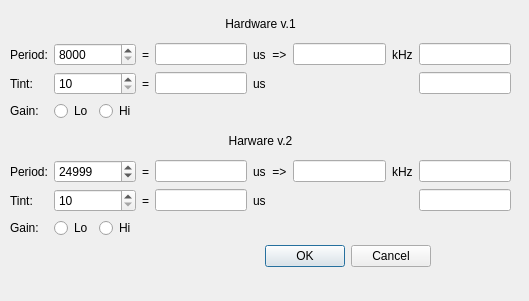
<?xml version="1.0" encoding="UTF-8"?>
<ui version="4.0">
 <class>DialogTriggerSettings</class>
 <widget class="QDialog" name="DialogTriggerSettings">
  <property name="geometry">
   <rect>
    <x>0</x>
    <y>0</y>
    <width>529</width>
    <height>301</height>
   </rect>
  </property>
  <property name="windowTitle">
   <string>Trigger configuration</string>
  </property>
  <widget class="QDialogButtonBox" name="buttonBox">
   <property name="geometry">
    <rect>
     <x>90</x>
     <y>240</y>
     <width>341</width>
     <height>32</height>
    </rect>
   </property>
   <property name="orientation">
    <enum>Qt::Orientation::Horizontal</enum>
   </property>
   <property name="standardButtons">
    <set>QDialogButtonBox::StandardButton::Cancel|QDialogButtonBox::StandardButton::Ok</set>
   </property>
  </widget>
  <widget class="QWidget" name="verticalLayoutWidget">
   <property name="geometry">
    <rect>
     <x>10</x>
     <y>10</y>
     <width>501</width>
     <height>228</height>
    </rect>
   </property>
   <layout class="QVBoxLayout" name="verticalLayout">
    <item>
     <widget class="QLabel" name="label_9">
      <property name="text">
       <string>Hardware v.1</string>
      </property>
      <property name="alignment">
       <set>Qt::AlignmentFlag::AlignCenter</set>
      </property>
     </widget>
    </item>
    <item>
     <layout class="QGridLayout" name="gridLayout">
      <item row="1" column="2">
       <widget class="QLabel" name="label_6">
        <property name="text">
         <string>=</string>
        </property>
       </widget>
      </item>
      <item row="1" column="1">
       <widget class="QSpinBox" name="spinTintTicks">
        <property name="minimum">
         <number>10</number>
        </property>
        <property name="maximum">
         <number>65535</number>
        </property>
       </widget>
      </item>
      <item row="2" column="1">
       <layout class="QHBoxLayout" name="horizontalLayout">
        <item>
         <widget class="QRadioButton" name="radioLow">
          <property name="text">
           <string>Lo</string>
          </property>
          <attribute name="buttonGroup">
           <string notr="true">buttonGroup_2</string>
          </attribute>
         </widget>
        </item>
        <item>
         <widget class="QRadioButton" name="radioHigh">
          <property name="text">
           <string>Hi</string>
          </property>
          <attribute name="buttonGroup">
           <string notr="true">buttonGroup_2</string>
          </attribute>
         </widget>
        </item>
       </layout>
      </item>
      <item row="0" column="4">
       <widget class="QLabel" name="label_3">
        <property name="text">
         <string>us  =&gt;</string>
        </property>
       </widget>
      </item>
      <item row="0" column="3">
       <widget class="QLineEdit" name="linePeriodUs">
        <property name="alignment">
         <set>Qt::AlignmentFlag::AlignRight|Qt::AlignmentFlag::AlignTrailing|Qt::AlignmentFlag::AlignVCenter</set>
        </property>
        <property name="readOnly">
         <bool>true</bool>
        </property>
       </widget>
      </item>
      <item row="0" column="5">
       <widget class="QLineEdit" name="lineFreqKhz">
        <property name="alignment">
         <set>Qt::AlignmentFlag::AlignRight|Qt::AlignmentFlag::AlignTrailing|Qt::AlignmentFlag::AlignVCenter</set>
        </property>
        <property name="readOnly">
         <bool>true</bool>
        </property>
       </widget>
      </item>
      <item row="0" column="6">
       <widget class="QLabel" name="label_4">
        <property name="text">
         <string>kHz</string>
        </property>
       </widget>
      </item>
      <item row="0" column="7">
       <widget class="QLineEdit" name="linePeriodOK">
        <property name="alignment">
         <set>Qt::AlignmentFlag::AlignCenter</set>
        </property>
        <property name="readOnly">
         <bool>true</bool>
        </property>
       </widget>
      </item>
      <item row="0" column="1">
       <widget class="QSpinBox" name="spinPeriodTicks">
        <property name="minimum">
         <number>8000</number>
        </property>
        <property name="maximum">
         <number>65535</number>
        </property>
       </widget>
      </item>
      <item row="1" column="7">
       <widget class="QLineEdit" name="lineTintOK">
        <property name="alignment">
         <set>Qt::AlignmentFlag::AlignCenter</set>
        </property>
        <property name="readOnly">
         <bool>true</bool>
        </property>
       </widget>
      </item>
      <item row="1" column="4">
       <widget class="QLabel" name="label_7">
        <property name="text">
         <string>us</string>
        </property>
       </widget>
      </item>
      <item row="1" column="3">
       <widget class="QLineEdit" name="lineTintUs">
        <property name="alignment">
         <set>Qt::AlignmentFlag::AlignRight|Qt::AlignmentFlag::AlignTrailing|Qt::AlignmentFlag::AlignVCenter</set>
        </property>
        <property name="readOnly">
         <bool>true</bool>
        </property>
       </widget>
      </item>
      <item row="0" column="2">
       <widget class="QLabel" name="label_5">
        <property name="text">
         <string>=</string>
        </property>
       </widget>
      </item>
      <item row="2" column="0">
       <widget class="QLabel" name="label_8">
        <property name="text">
         <string>Gain:</string>
        </property>
       </widget>
      </item>
      <item row="1" column="0">
       <widget class="QLabel" name="label_2">
        <property name="text">
         <string>Tint:</string>
        </property>
       </widget>
      </item>
      <item row="0" column="0">
       <widget class="QLabel" name="label">
        <property name="text">
         <string>Period:</string>
        </property>
       </widget>
      </item>
     </layout>
    </item>
    <item>
     <widget class="QLabel" name="label_10">
      <property name="text">
       <string>Harware v.2</string>
      </property>
      <property name="alignment">
       <set>Qt::AlignmentFlag::AlignCenter</set>
      </property>
     </widget>
    </item>
    <item>
     <layout class="QGridLayout" name="gridLayout_3">
      <item row="1" column="2">
       <widget class="QLabel" name="label_12">
        <property name="text">
         <string>=</string>
        </property>
       </widget>
      </item>
      <item row="0" column="0">
       <widget class="QLabel" name="label_13">
        <property name="text">
         <string>Period:</string>
        </property>
       </widget>
      </item>
      <item row="1" column="7">
       <widget class="QLineEdit" name="lineTintOK_v2">
        <property name="alignment">
         <set>Qt::AlignmentFlag::AlignCenter</set>
        </property>
        <property name="readOnly">
         <bool>true</bool>
        </property>
       </widget>
      </item>
      <item row="0" column="7">
       <widget class="QLineEdit" name="linePeriodOK_v2">
        <property name="alignment">
         <set>Qt::AlignmentFlag::AlignCenter</set>
        </property>
        <property name="readOnly">
         <bool>true</bool>
        </property>
       </widget>
      </item>
      <item row="0" column="5">
       <widget class="QLineEdit" name="lineFreqKhz_v2">
        <property name="alignment">
         <set>Qt::AlignmentFlag::AlignRight|Qt::AlignmentFlag::AlignTrailing|Qt::AlignmentFlag::AlignVCenter</set>
        </property>
        <property name="readOnly">
         <bool>true</bool>
        </property>
       </widget>
      </item>
      <item row="0" column="6">
       <widget class="QLabel" name="label_14">
        <property name="text">
         <string>kHz</string>
        </property>
       </widget>
      </item>
      <item row="0" column="3">
       <widget class="QLineEdit" name="linePeriodUs_v2">
        <property name="alignment">
         <set>Qt::AlignmentFlag::AlignRight|Qt::AlignmentFlag::AlignTrailing|Qt::AlignmentFlag::AlignVCenter</set>
        </property>
        <property name="readOnly">
         <bool>true</bool>
        </property>
       </widget>
      </item>
      <item row="1" column="3">
       <widget class="QLineEdit" name="lineTintUs_v2">
        <property name="alignment">
         <set>Qt::AlignmentFlag::AlignRight|Qt::AlignmentFlag::AlignTrailing|Qt::AlignmentFlag::AlignVCenter</set>
        </property>
        <property name="readOnly">
         <bool>true</bool>
        </property>
       </widget>
      </item>
      <item row="1" column="4">
       <widget class="QLabel" name="label_16">
        <property name="text">
         <string>us</string>
        </property>
       </widget>
      </item>
      <item row="0" column="4">
       <widget class="QLabel" name="label_17">
        <property name="text">
         <string>us  =&gt;</string>
        </property>
       </widget>
      </item>
      <item row="0" column="2">
       <widget class="QLabel" name="label_18">
        <property name="text">
         <string>=</string>
        </property>
       </widget>
      </item>
      <item row="0" column="1">
       <widget class="QSpinBox" name="spinPeriodTicks_v2">
        <property name="minimum">
         <number>2000</number>
        </property>
        <property name="maximum">
         <number>999999999</number>
        </property>
        <property name="value">
         <number>24999</number>
        </property>
       </widget>
      </item>
      <item row="2" column="0">
       <widget class="QLabel" name="label_19">
        <property name="text">
         <string>Gain:</string>
        </property>
       </widget>
      </item>
      <item row="1" column="1">
       <widget class="QSpinBox" name="spinTintTicks_v2">
        <property name="minimum">
         <number>10</number>
        </property>
        <property name="maximum">
         <number>9999999</number>
        </property>
       </widget>
      </item>
      <item row="2" column="1">
       <layout class="QHBoxLayout" name="horizontalLayout_2">
        <item>
         <widget class="QRadioButton" name="radioLow_v2">
          <property name="text">
           <string>Lo</string>
          </property>
          <attribute name="buttonGroup">
           <string notr="true">buttonGroup</string>
          </attribute>
         </widget>
        </item>
        <item>
         <widget class="QRadioButton" name="radioHigh_v2">
          <property name="text">
           <string>Hi</string>
          </property>
          <attribute name="buttonGroup">
           <string notr="true">buttonGroup</string>
          </attribute>
         </widget>
        </item>
       </layout>
      </item>
      <item row="1" column="0">
       <widget class="QLabel" name="label_15">
        <property name="text">
         <string>Tint:</string>
        </property>
       </widget>
      </item>
     </layout>
    </item>
   </layout>
  </widget>
 </widget>
 <resources/>
 <connections>
  <connection>
   <sender>buttonBox</sender>
   <signal>accepted()</signal>
   <receiver>DialogTriggerSettings</receiver>
   <slot>accept()</slot>
   <hints>
    <hint type="sourcelabel">
     <x>248</x>
     <y>254</y>
    </hint>
    <hint type="destinationlabel">
     <x>157</x>
     <y>274</y>
    </hint>
   </hints>
  </connection>
  <connection>
   <sender>buttonBox</sender>
   <signal>rejected()</signal>
   <receiver>DialogTriggerSettings</receiver>
   <slot>reject()</slot>
   <hints>
    <hint type="sourcelabel">
     <x>316</x>
     <y>260</y>
    </hint>
    <hint type="destinationlabel">
     <x>286</x>
     <y>274</y>
    </hint>
   </hints>
  </connection>
 </connections>
 <buttongroups>
  <buttongroup name="buttonGroup_2"/>
  <buttongroup name="buttonGroup"/>
 </buttongroups>
</ui>
